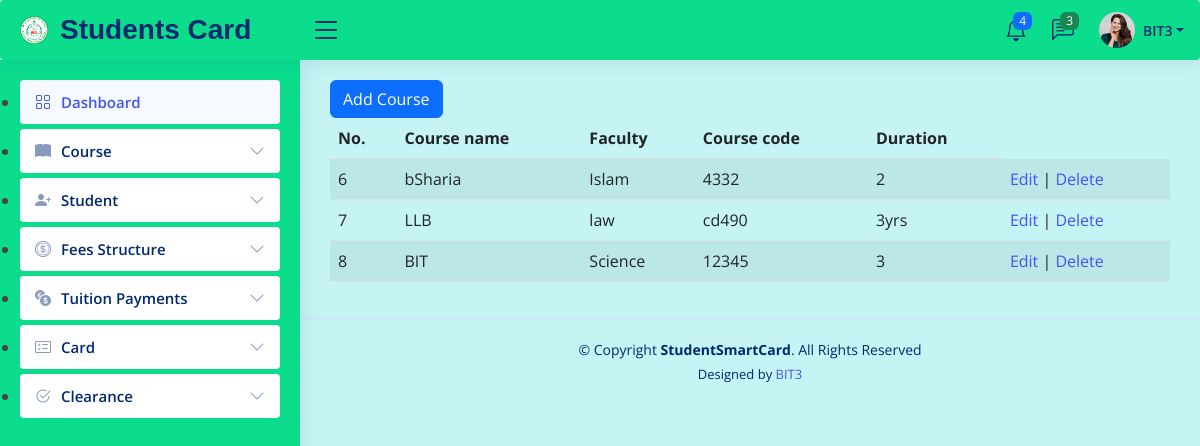
The page /add_course/ (signed in) on the database its author committed.
### Cards/models.py (models this page shows, shortened)
class Course(models.Model):
    YEAR = [
        ("1", "1yr"),
        ("2", "2yr"),
        ("3", "3yr"),
        ("4", "4yr"),
    ]
    course_name = models.CharField(max_length=20)
    faculty = models.CharField(max_length=50)
    course_code = models.CharField(max_length=20)
    duration = models.CharField(max_length=20,choices = YEAR)

### Cards/views.py (the view)
# urls.py: path('add_course/', add_course_view, name= "add_course_page" ),
@login_required
def add_course_view(request):
    message =''
    if request.method == "POST":
        course_form = CourseForm(request.POST)
        if course_form.is_valid():
            course_form.save()
        message = "Course Added Successfully"
    else:
        course_form = CourseForm()
    messages.success(request,message)
    courses = Course.objects.all()
    context = {
        'form':course_form,
        'msg' :message,
        'courses' :courses
    }
    return render(request, "add_course.html", context)

### Cards/templates/add_course.html (shortened to what this page needs)
{% extends './base2.html' %}
{% load crispy_forms_tags %}
{% block content %}
            <button type="button" class="btn btn-primary" data-bs-toggle="modal" data-bs-target="#basicModal">
                Add Course
              </button>
                <table class="table table-striped">
                    <thead>
                        <tr>
                            <th scope="col">No.</th>
                            <th scope="col">Course name</th>
                            <th scope="col">Faculty</th>
                            <th scope="col">Course code</th>
                            <th scope="col">Duration</th>
                        </tr>
                    </thead>
                    <tbody>
                        {% for Course in courses %}
                            <tr>
                                <td scope="row">{{Course.id}}</td>
                                <td>{{Course.course_name}}</td>
                                <td>{{Course.faculty}}</td>
                                <td>{{Course.course_code}}</td>
                                <td>{{Course.duration}}</td>
                                <td>
                                    <a href="{% url 'edit_course_page' Course.id %}">Edit</a> |
                                    <a href="{% url 'delete_course_page' Course.id %}"
                                    onclick ="return confirm('Are you sure to delete this Course')">
                                    Delete
                                    </a>
                                </td>
                            </tr>
                        {% endfor %}
                    </tbody>
                </table>
{% endblock content %}

### static/assets/css/style.css (style rules this page uses)
:root { scroll-behavior: smooth; }
body { font-family: "Open Sans", sans-serif; background: #c6f3f3; color: #444444; }
a { color: #4154f1; text-decoration: none; }

### rows shown on the page
Course: id "6", course_name "bSharia", faculty "Islam", course_code "4332", duration "2"
Course: id "7", course_name "LLB", faculty "law", course_code "cd490", duration "3yrs"
Course: id "8", course_name "BIT", faculty "Science", course_code "12345", duration "3"
